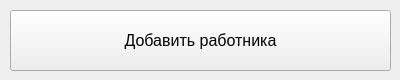
<?xml version="1.0" encoding="UTF-8"?>
<ui version="4.0">
 <class>AddButtonEmployee</class>
 <widget class="QWidget" name="AddButtonEmployee">
  <property name="geometry">
   <rect>
    <x>0</x>
    <y>0</y>
    <width>400</width>
    <height>80</height>
   </rect>
  </property>
  <property name="minimumSize">
   <size>
    <width>400</width>
    <height>80</height>
   </size>
  </property>
  <property name="maximumSize">
   <size>
    <width>400</width>
    <height>80</height>
   </size>
  </property>
  <property name="windowTitle">
   <string>Form</string>
  </property>
  <widget class="QPushButton" name="addButton">
   <property name="geometry">
    <rect>
     <x>10</x>
     <y>10</y>
     <width>381</width>
     <height>61</height>
    </rect>
   </property>
   <property name="styleSheet">
    <string notr="true">QPushButton{
	font-size: 16px;
}</string>
   </property>
   <property name="text">
    <string>Добавить работника</string>
   </property>
  </widget>
 </widget>
 <resources/>
 <connections/>
</ui>
